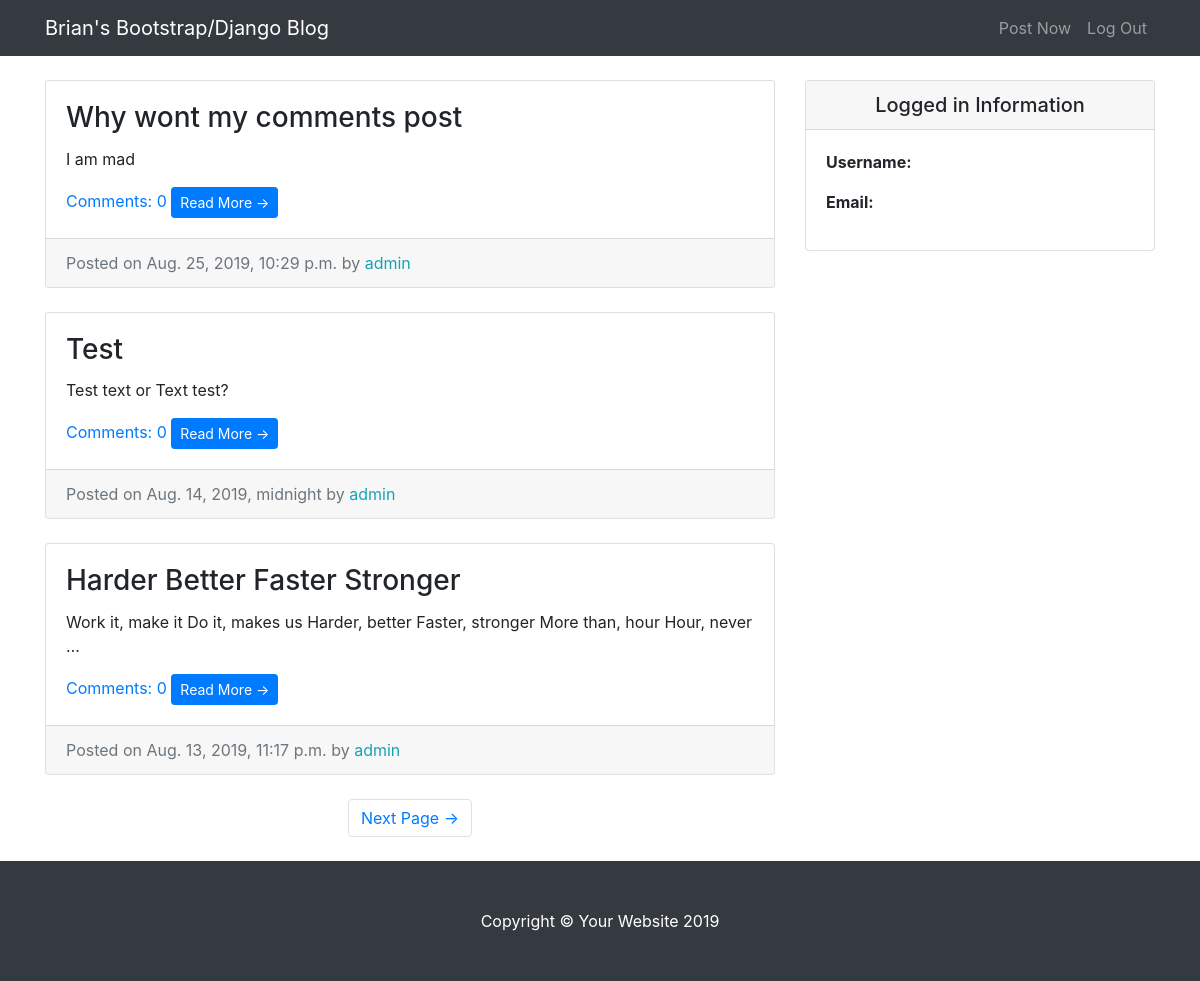
The app's page /, older data.
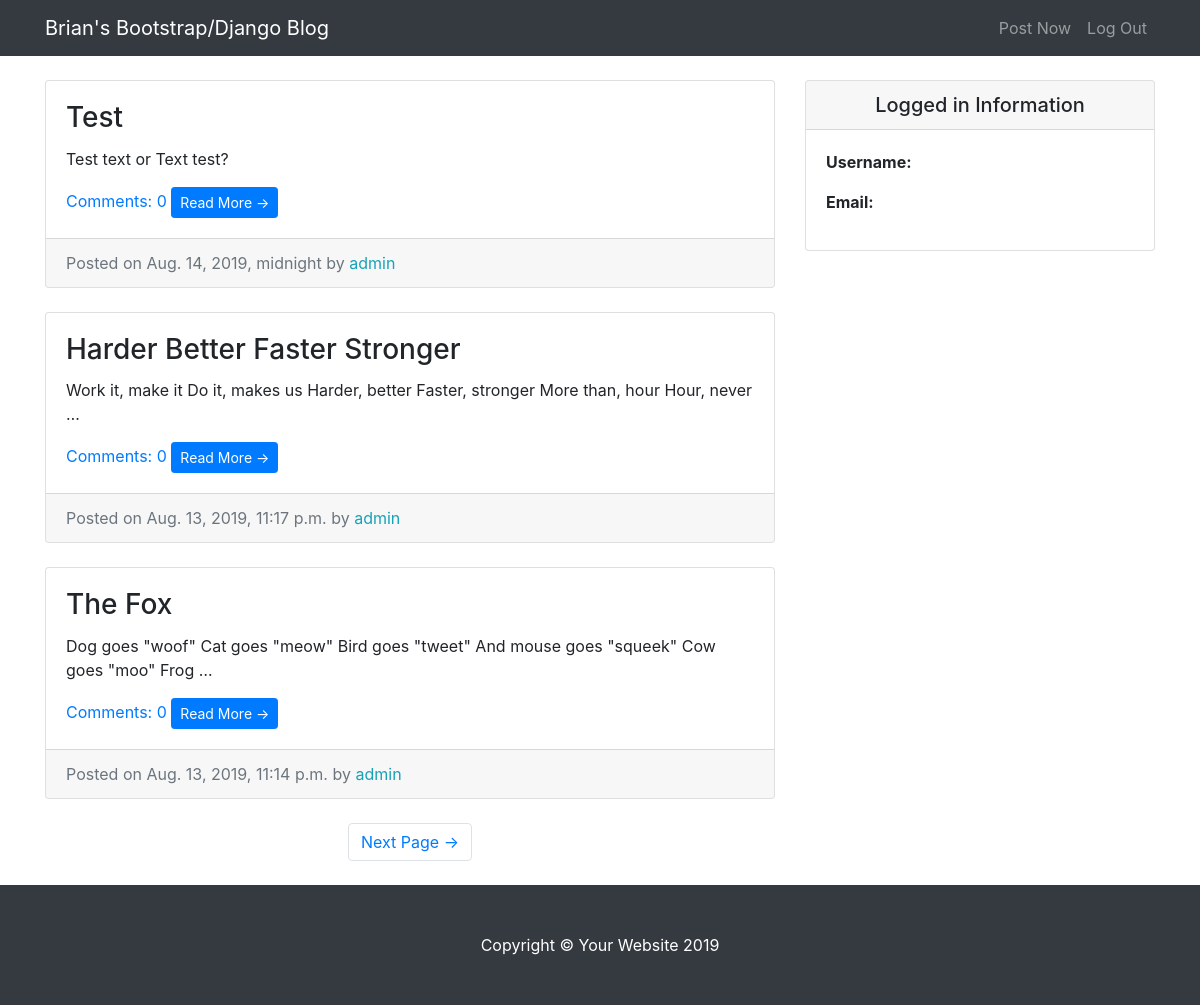
The same page, newer data.
### entries/models.py (models this page shows, shortened)
class Entry(models.Model):
	entry_title = models.CharField(max_length=50)
	entry_text = models.TextField()
	entry_date = models.DateTimeField(auto_now_add=True)
	entry_author = models.ForeignKey(User, on_delete=models.CASCADE)
	class Meta:
		verbose_name_plural = "entries"

### entries/views.py (the view)
# urls.py: path('', HomeView.as_view(), name = 'blog-home'),
class HomeView(ListView):
	model = Entry
	template_name = 'entries/index.html'
	context_object_name = "blog_entries" # why did single quote not work?
	ordering = ['-entry_date']
	paginate_by = 3

### entries/templates/entries/index.html (shortened to what this page needs)
{% extends "entries/base.html" %}
{% block content %}
      <div class="col-md-8">
        {% for entry in blog_entries %}
        <div class="card mb-4 mt-4">
          <div class="card-body">
            <h3 class="card-title">{{ entry.entry_title }}</h3>
            <p class="card-text">{{ entry.entry_text|truncatechars:100 }}</p>
            <a href="{% url 'entry-detail' entry.pk %}">Comments: {{ entry.comments.count }}</a>
            <a href="{% url 'entry-detail' entry.pk %}" class="btn btn-primary btn-sm">Read More &rarr;</a>
          </div>
          <div class="card-footer text-muted">
            Posted on {{ entry.entry_date }} by
            <span class= "text-info mr-2">{{ entry.entry_author }}</span>
          </div>
        </div>
        {% endfor %}
        {% if is_paginated %}
        <ul class="pagination justify-content-center mb-4">
          {% if page_obj.has_next %}
          <li class="page-item">
            <a class="page-link" href="?page={{page_obj.next_page_number}}">Next Page &rarr;</a>
          </li>
          {% endif %}
        </ul>
        {% endif %}
      </div>
{% endblock %}

### entries/templates/entries/base.html (shortened to what this page needs)
{% load static %}
<!DOCTYPE html>
<html lang="en">
<head>
  <link href="{% static 'entries/vendor/bootstrap/css/bootstrap.min.css' %}" rel="stylesheet">
  <link href="{% static 'entries/css/blog-home.css' %}" rel="stylesheet">
</head>
<body>
  <nav class="navbar navbar-expand-lg navbar-dark bg-dark fixed-top">
    <div class="container">
      <a class="navbar-brand" href="{% url 'blog-home' %}">Brian's Bootstrap/Django Blog</a>
      <div class="collapse navbar-collapse" id="navbarResponsive">
        <ul class="navbar-nav ml-auto">
          <li class="nav-item">
            <a class="nav-link" href="{% url 'create_entry' %}">Post Now</a>
          </li>
          <li class="nav-item">
            <a class="nav-link" href="{% url 'logout' %}">Log Out</a>
          </li>
        </ul>
      </div>
    </div>
  </nav>
  <div class="container">
    <div class="row">
      {% block content %} {% endblock %}
    <div class="col-md-4">
      <div class="card my-4">
          <h5 class="card-header text-center">Logged in Information</h5>
          <div class="card-body">
            <ul class="list-unstyled mb-0">
                <li>
                    <p> <strong>Username:</strong> {{user.username}} </p>
                </li>
                <li>
                    <p> <strong>Email:</strong> {{user.email}} </p>
                </li>
            </ul>
          </div>
        </div>
      </div>
    </div>
  </div>
  <footer class="py-5 bg-dark">
    <div class="container">
      <p class="m-0 text-center text-white">Copyright &copy; Your Website 2019</p>
    </div>
  </footer>
</body>
</html>

### entries/static/entries/css/blog-home.css (style rules this page uses)
body { padding-top: 56px; }

Row changes from the older to the newer data that the page shows:
removed Entry: entry_title "Why wont my comments post", entry_text "I am mad", comments.count "0", entry_date "Aug. 25, 2019, 10:29 p.m.", entry_author "admin"
now on this page (row unchanged): Entry: entry_title "The Fox", entry_text "Dog goes \"woof\" Cat goes \"meow\" Bird goes \"tweet\" And mouse goes \"squeek\" Cow goes \"moo\" Frog …", comments.count "0", entry_date "Aug. 13, 2019, 11:14 p.m.", entry_author "admin"
